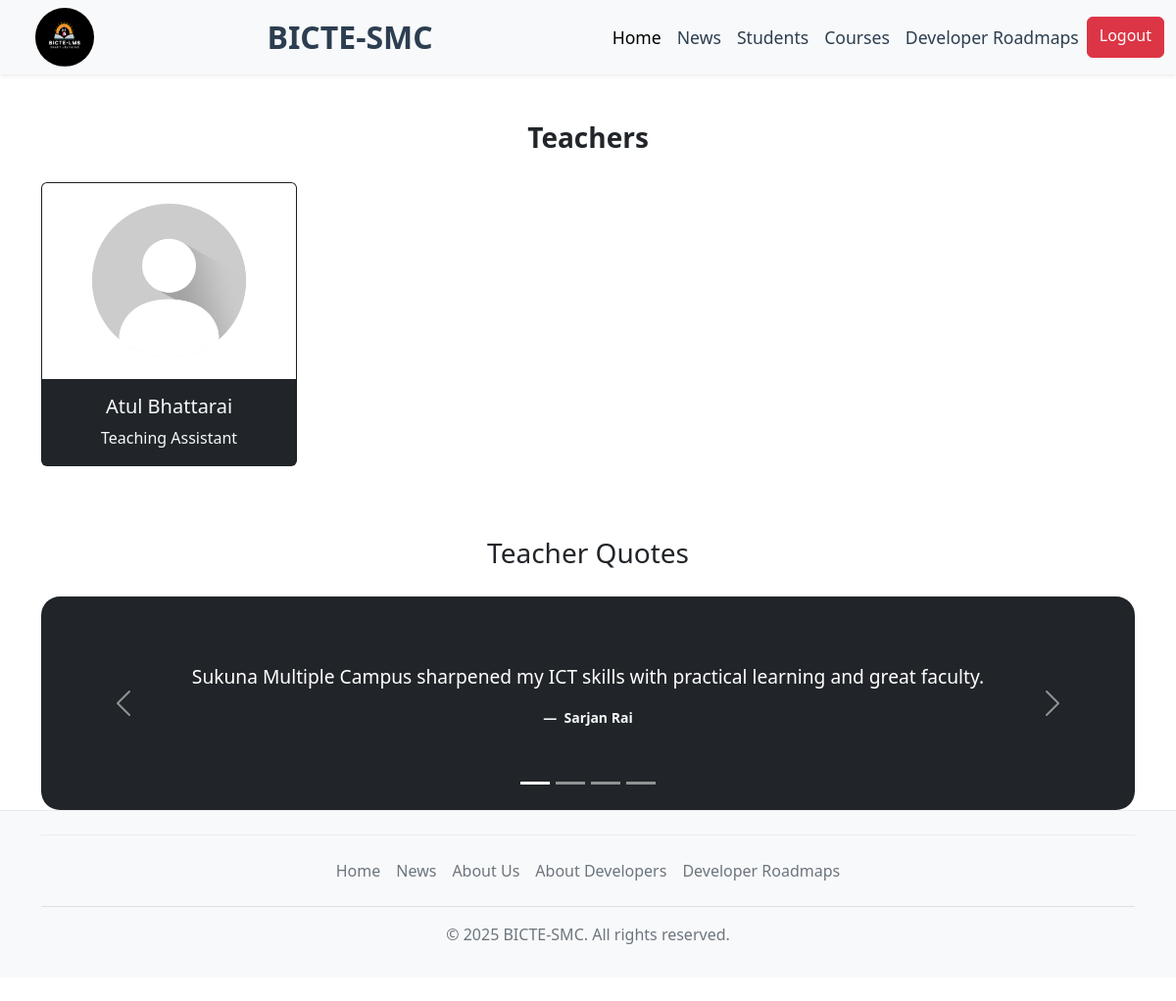
/api/all-teacher-list/ (signed in), run on an earlier commit of the app's database.
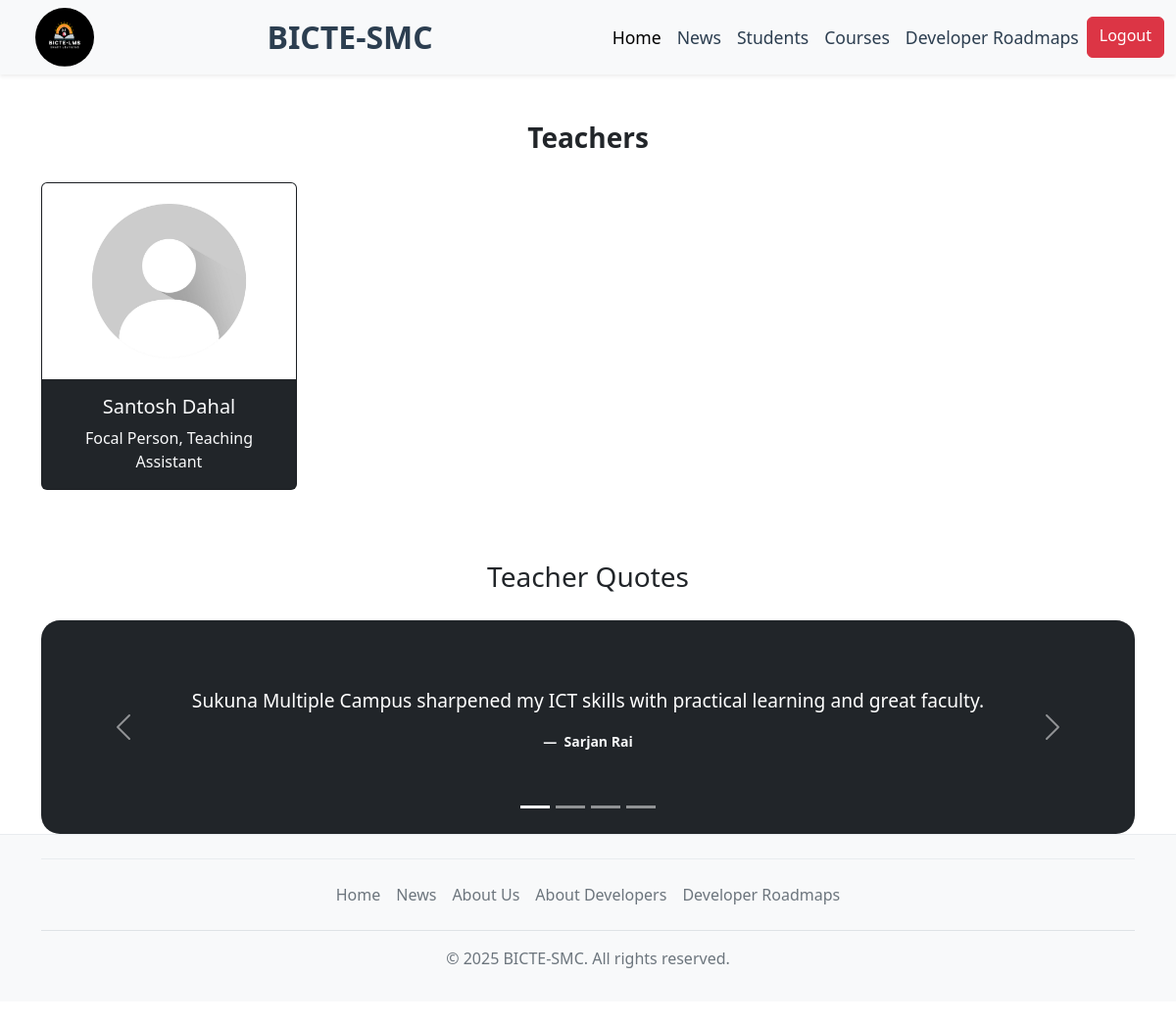
And on a later commit of the database.
### main/models.py (models this page shows, shortened)
class Teacher(models.Model):
    GENDER_CHOICES = [
        ('male', 'Male'),
        ('female', 'Female'),
        ('other', 'Other'),
    ]
    profile_picture = models.ImageField(upload_to='teacher_pics/', null=True, blank=True, default='images/default_profile_image.jpg')
    t_full_name = models.CharField(max_length=50)
    designation = models.CharField(max_length=100, default='Teacher Assistant')
    t_email = models.EmailField(max_length=100, unique=True)
    t_password = models.CharField(max_length=255)
    t_phone_number = models.CharField(max_length=40)
    t_address = models.CharField(max_length=100)
    hire_date = models.DateField()
    gender = models.CharField(max_length=10,choices=GENDER_CHOICES, verbose_name="Gender",
        default='male')
    class Meta:
        verbose_name = "Teacher"
        verbose_name_plural = "Teachers"

### main/views.py (the view)
# urls.py: path('all-teacher-list/', views.AllTeacherList.as_view(), name='all-teacher-list'),
class AllTeacherList(View):
    @method_decorator(login_required)
    @method_decorator(user_passes_test(is_superuser))
    def get(self, request, *args, **kwargs):
        teachers = Teacher.objects.all()
        return render(request, 'teacher_template/all_teacher_list.html', {'teachers': teachers})

### main/views.py (called while the page is built)
def is_superuser(user):
    return user.is_authenticated and user.is_superuser

### templates/teacher_template/all_teacher_list.html (shortened to what this page needs)
{% extends "base_template/main.html" %} {% load static %} {% block title %} Teacher List - BICTESMC{% endblock %} {% block content %}
<div class="container mt-4">
    <h3 class="pb-1 mb-4 mt-5 text-center fw-bold animate__animated animate__fadeInDown">
        Teachers
    </h3>
    <div class="row md-4">
        {% for teacher in teachers %}
        <div class="col-md-3 mb-4">
            <div class="card teacher-card animate__animated animate__fadeInUp bg-dark">
                <a href="#">
                    <div class="image-container">
                        {% if teacher.profile_picture %}
                        <img src="{{ teacher.profile_picture.url }}" class="card-img-top teacher-image" alt="{{ teacher.t_full_name }}" /> {% else %}
                        <img src="{% static 'images/default_profile_image.jpg' %}" class="card-img-top teacher-image" alt="No Image" /> {% endif %}
                    </div>
                </a>
                <div class="card-body text-light">
                    <h5 class="card-title text-center">
                        <a href="#" class="text-light teacher-name">{{ teacher.t_full_name }}</a
            >
          </h5>
          <p class="card-text text-center">{{ teacher.designation }}</p>
        </div>
      </div>
    </div>
    {% endfor %}
  </div>
  <h3 class="pb-1 mb-4 mt-5 text-center animate__animated animate__fadeInDown">
    Teacher Quotes
  </h3>
  <div
    id="carouselExampleIndicators"
    class="carousel slide student-testimonial bg-dark text-white py-5"
    data-bs-ride="carousel"
  >
    <div class="carousel-indicators">
      <button
        type="button"
        data-bs-target="#carouselExampleIndicators"
        data-bs-slide-to="0"
        class="active"
        aria-current="true"
        aria-label="Slide 1"
      ></button>
      <button
        type="button"
        data-bs-target="#carouselExampleIndicators"
        data-bs-slide-to="1"
        aria-label="Slide 2"
      ></button>
      <button
        type="button"
        data-bs-target="#carouselExampleIndicators"
        data-bs-slide-to="2"
        aria-label="Slide 3"
      ></button>
      <button
        type="button"
        data-bs-target="#carouselExampleIndicators"
        data-bs-slide-to="3"
        aria-label="Slide 4"
      ></button>
    </div>
    <div class="carousel-inner">
      <div class="carousel-item active">
        <figure class="text-center">
          <blockquote class="blockquote">
            <p>
              Sukuna Multiple Campus sharpened my ICT skills with practical
              learning and great faculty.
            </p>
          </blockquote>
          <figcaption class="blockquote-footer text-light fw-bold">
            Sarjan Rai
          </figcaption>
        </figure>
      </div>
    </div>
    <button
      class="carousel-control-prev"
      type="button"
      data-bs-target="#carouselExampleIndicators"
      data-bs-slide="prev"
    >
      <span class="carousel-control-prev-icon" aria-hidden="true"></span>
    </button>
    <button
      class="carousel-control-next"
      type="button"
      data-bs-target="#carouselExampleIndicators"
      data-bs-slide="next"
    >
      <span class="carousel-control-next-icon" aria-hidden="true"></span>
    </button>
  </div>
</div>
<link
  rel="stylesheet"
  href="https://cdnjs.cloudflare.com/ajax/libs/animate.css/4.1.1/animate.min.css"
/>
{% endblock %}

What changed in the data, as far as the page shows it:
removed Teacher: t_full_name "Atul Bhattarai", designation "Teaching Assistant"
added Teacher: t_full_name "Santosh Dahal", designation "Focal Person, Teaching Assistant"
